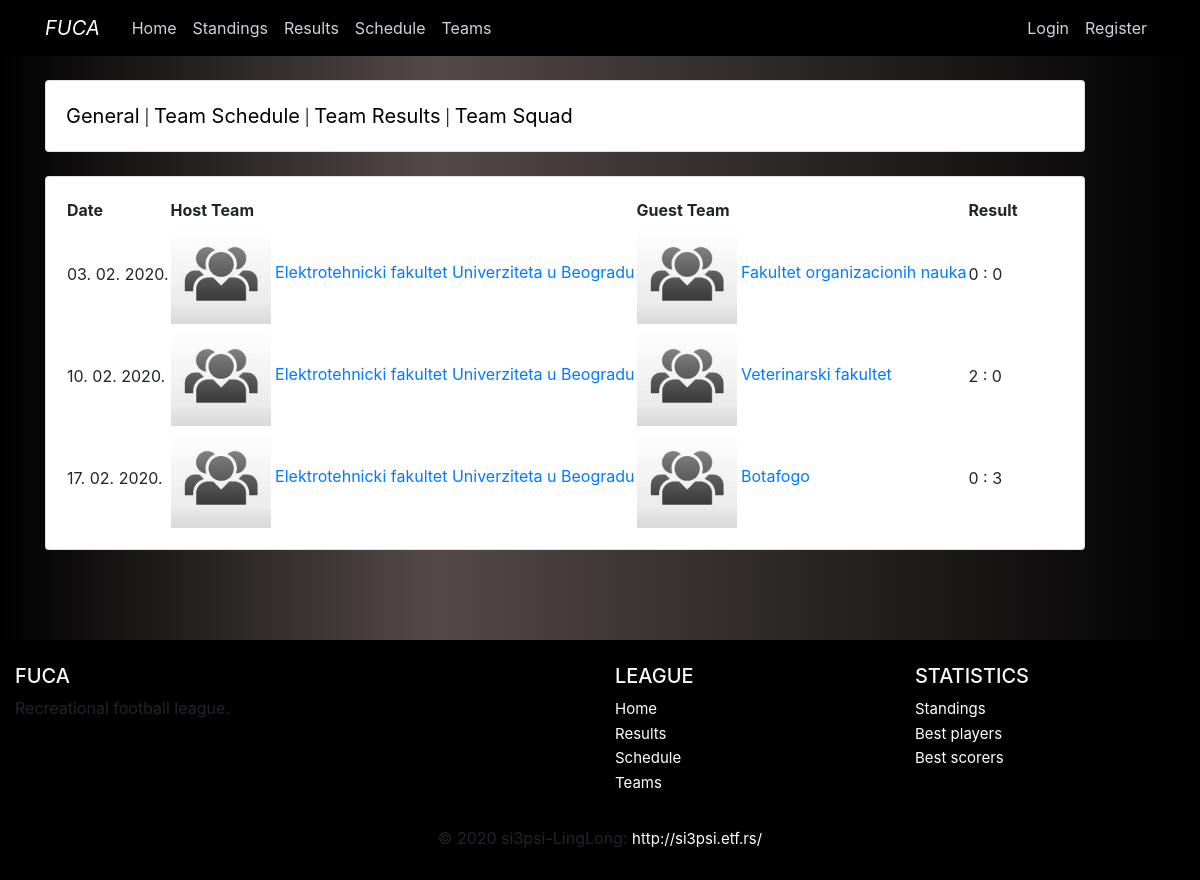
/teams/results/1, run on the app's committed database.
### fuca/models.py (models this page shows, shortened)
class Match(db.Model):
    __tablename__ = 'match'
    id                      = db.Column(db.Integer, primary_key=True)
    date_time               = db.Column(db.DateTime, nullable=False)
    host_team_goals         = db.Column(db.Integer, default=0)
    host_team_yellow        = db.Column(db.Integer, default=0)
    host_team_red           = db.Column(db.Integer, default=0)
    host_team_shots         = db.Column(db.Integer, default=0)
    guest_team_goals        = db.Column(db.Integer, default=0)
    guest_team_yellow       = db.Column(db.Integer, default=0)
    guest_team_red          = db.Column(db.Integer, default=0)
    guest_team_shots        = db.Column(db.Integer, default=0)
    host_team_id     = db.Column(db.Integer, db.ForeignKey('team.id'), nullable=False)
    guest_team_id    = db.Column(db.Integer, db.ForeignKey('team.id'), nullable=False)
    statistics  = db.relationship('Statistics', backref='match', lazy=True)

class Team(db.Model):
    __tablename__ = 'team'
    id          = db.Column(db.Integer,     primary_key=True)
    name        = db.Column(db.String(100), nullable=False, unique=True)
    matches     = db.Column(db.Integer,     nullable=False, default=0)
    wins        = db.Column(db.Integer,     nullable=False, default=0)
    losses      = db.Column(db.Integer,     nullable=False, default=0)
    draws       = db.Column(db.Integer,     nullable=False, default=0)
    goal_diff   = db.Column(db.Integer,     nullable=False, default=0)
    logo_image  = db.Column(db.String(20),  nullable=False, default='default.jpg')
    captain_id  = db.Column(db.Integer, db.ForeignKey('player.id'))
    host_matches    = db.relationship('Match',  backref='host_team',    lazy=True,  foreign_keys=Match.host_team_id)
    guest_matches   = db.relationship('Match',  backref='guest_team',   lazy=True,  foreign_keys=Match.guest_team_id)
    players         = db.relationship('Player', backref='team',         lazy=True,  foreign_keys=Player.team_id)

### fuca/teams/routes.py (the view)
@teams.route("/results/<int:id>")
def teamresults(id):
    Team.query.get_or_404(id)
    results = Match.query.filter(Match.date_time <= datetime.now()).filter(Match.guest_team_id == id).all() +\
        Match.query.filter(Match.date_time <= datetime.now()).filter(Match.host_team_id == id).all()
    for result in results:
        result.host_team_logo = url_for('static', filename='images/teams/{}'.format(result.host_team.logo_image))
        result.guest_team_logo = url_for('static', filename='images/teams/{}'.format(result.guest_team.logo_image))
    return render_template('team/team-results.html', results=results, id=id, title='Team Results')

### fuca/templates/team/team-results.html
{% extends 'team/team-layout.html' %} {% block team_content %}
<table>
    <thead>
        <th>Date</th>
        <th>Host Team</th>
        <th>Guest Team</th>
        <th>Result</th>
    </thead>
    {% for result in results %}
    <tr>
        <td>{{ result.date_time.strftime('%d. %m. %Y.') }}</td>
        <td style="white-space:nowrap">
            <a href="{{ url_for('teams.team', id=result.host_team_id)}}">
                <img src="{{ result.host_team_logo }}" width="100" width="100"> {{ result.host_team.name }}
            </a>
        </td>
        <td style="white-space:nowrap">
            <a href="{{ url_for('teams.team', id=result.guest_team_id)}}" width="100">
                <img src="{{ result.guest_team_logo }}" width="100"> {{ result.guest_team.name }}
            </a>
        </td>
        <td>{{ result.host_team_goals }} : {{ result.guest_team_goals }}</td>
    </tr>
    {% endfor %}
</table>
{% endblock team_content %}

### fuca/static/main.css (style rules this page uses)
body { margin-top: 5rem; }
a:link { text-decoration: none; }
.dark-background { background: rgb(0,0,0); background: linear-gradient(90deg, rgba(0,0,0,1) 0%, rgba(83,73,73,1) 36%, rgba(0,0,0,1) 100%); }

### data on the page
Match: date_time "03. 02. 2020.", host_team.name "Elektrotehnicki fakultet Univerziteta u Beogradu", guest_team.name "Fakultet organizacionih nauka", host_team_goals "0", guest_team_goals "0"
Match: date_time "10. 02. 2020.", host_team.name "Elektrotehnicki fakultet Univerziteta u Beogradu", guest_team.name "Veterinarski fakultet", host_team_goals "2", guest_team_goals "0"
Match: date_time "17. 02. 2020.", host_team.name "Elektrotehnicki fakultet Univerziteta u Beogradu", guest_team.name "Botafogo", host_team_goals "0", guest_team_goals "3"
